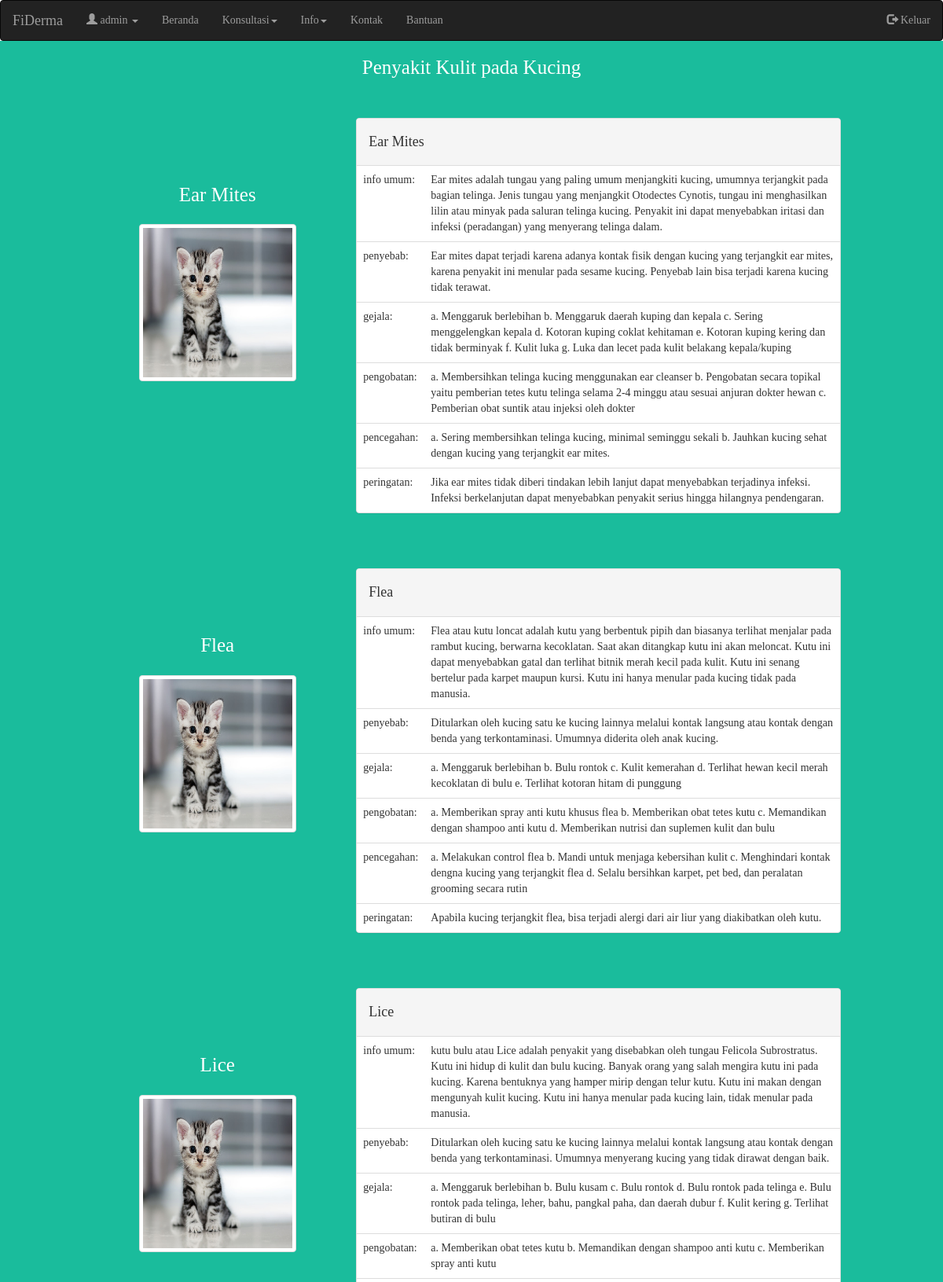
Page /info_penyakit/ (signed in, upper part) on the committed database.
### sitederma/models.py (models this page shows, shortened)
class InfoPenyakit(models.Model):
    kode_penyakit = models.CharField(max_length=5, null=True)
    nama_penyakit = models.CharField(max_length=30)
    info_umum = models.TextField()
    penyebab = models.TextField()
    gejala = models.TextField()
    pengobatan = models.TextField()
    pencegahan = models.TextField()
    peringatan = models.TextField(blank=True)

### sitederma/views.py (the view)
# urls.py: url(r'^info_penyakit/$', views.infopenyakit_view, name='infopenyakit'),
def infopenyakit_view(request):
    info_penyakit = InfoPenyakit.objects.all()
    gejala = ListGejala.objects.all()
    kode = Konsultasi.objects.all()
    context = {}
    context ['info_penyakit'] = info_penyakit
    context ['gejala'] = gejala
    context ['kode'] = kode
    return render(request, "sitederma/infopenyakit.html", context)

### sitederma/templates/sitederma/infopenyakit.html
{% extends 'sitederma/base.html' %}
{% load static %}
{% block content %}
<div class="container-fluid vitra-background-info-penyakit">
  <h4 class="vitra-tagline text-center">Penyakit Kulit pada Kucing</h4>
  <div style="margin-bottom: 20px;">
  {% for info_penyakit in info_penyakit %}
  <div class="row" style="margin-top: 50px;">
    <div class="col-md-1"></div>
    <div class="col-md-10">
      <div class="col-md-4 text-center" style="margin: 60px 0px; ">
        <div class="row vitra-tagline" style="margin-bottom: 20px;">
        {{ info_penyakit.nama_penyakit}}
        </div>
        <div class="row">
        <center><img src="{% static 'image/kucing.jpg'%}" class="thumbnail" width="200" height="200"/></center>
        </div>
      </div>
      <div class="col-md-8 text-left vitra-background-info">
      <div class="panel panel-default text-left">
       <div class="panel-heading">
         <h4>{{ info_penyakit.nama_penyakit}}</h4>
       </div>
        <table class="table table-info-penyakit">
          <tbody>
        <tr><td>info umum:</td><td>{{ info_penyakit.info_umum }}</td></tr>
        <tr><td>penyebab:</td><td> {{ info_penyakit.penyebab }}</td></tr>
        <tr><td>gejala:</td><td> {{ info_penyakit.gejala }}</td></tr>
        <tr><td>pengobatan:</td><td> {{ info_penyakit.pengobatan }}</td></tr>
        <tr><td>pencegahan:</td><td> {{ info_penyakit.pencegahan }}</td></tr>
        <tr><td>peringatan:</td><td> {{info_penyakit.peringatan }}</td></tr>
          </tbody>
      </table>
    </div>
  </div>
</div>
    <div class="col-md-1"></div>
  </div>
  {% endfor %}
</div>
</div>
{% endblock %}

### sitederma/templates/sitederma/base.html (shortened to what this page needs)
{% load static %}
<!DOCTYPE html>
<html lang="en">
<head>
  <link href="{% static 'bootstrap/css/bootstrap.min.css'%}" rel="stylesheet">
  <link href="{% static 'css/sitederma.css' %}" rel="stylesheet">
  <link rel="stylesheet" href="https://maxcdn.bootstrapcdn.com/font-awesome/4.7.0/css/font-awesome.min.css">
</head>
<body>
  <nav class="navbar navbar-inverse">
    <div class="container-fluid">
      <div class="navbar-header">
        <a class="navbar-brand" href="{% url 'sitederma:home_utama' %}">FiDerma</a>
      </div>
      {% if user.is_authenticated %}
      <ul class="nav navbar-nav">
        <li class="dropdown"><a class="dropdown-toggle" data-toggle="dropdown" href="{% url 'sitederma:profil' %}"><span class="glyphicon glyphicon-user "></span> {{request.user.username}} <span class="caret"></span></a>
        </li>
        <li><a href="{% url 'sitederma:home_utama' %}">Beranda</a></li>
        <li class="dropdown">
          <a class="dropdown-toggle" data-toggle="dropdown" href="#">Konsultasi<span class="caret"></span></a>
        </li>
        <li class="dropdown">
          <a class="dropdown-toggle" data-toggle="dropdown" href="#">Info<span class="caret"></span></a>
        </li>
        <li><a href="{% url 'sitederma:kontak' %}">Kontak</a></li>
        <li><a href="{% url 'sitederma:help'%}">Bantuan</a></li>
      </ul>
      <ul class="nav navbar-nav navbar-right">
        <li><a href="{% url 'sitederma:logout' %}"><span class="glyphicon glyphicon-log-out"></span> Keluar</a></li>
      </ul>
      {% endif %}
    </div>
  </nav>
      {% block content %}
      {% endblock %}
    </body>
</html>

### sitederma/static/css/sitederma.css (style rules this page uses)
.vitra-background-info-penyakit { min-height: 610px; background-color: #1abc9c; margin-top: -20px; }
.vitra-tagline { color: white; margin-top: 20px; font-size: 25px; }
body { font-family: 'Lucida Console', serif; margin: 0; width: 100%; height: 100%; }
h1, h2, h3, h4 { font-family: 'Lucida Console', serif; color: cobaltblue; }

### rows in the picture
InfoPenyakit: nama_penyakit "Ear Mites", info_umum "Ear mites adalah tungau yang paling umum menjangkiti kucing, umumnya terjangkit pada bagian telinga. Jenis tungau yang menjangkit Otodectes Cynotis, tungau ini menghasilkan lilin atau minyak pada saluran telinga kucing. Penyakit ini dapat menyebabkan iritasi dan infeksi (peradangan) yang menyerang telinga dalam.", penyebab "Ear mites dapat terjadi karena adanya kontak fisik dengan kucing yang terjangkit ear mites, karena penyakit ini menular pada sesame kucing. Penyebab lain bisa terjadi karena kucing tidak terawat.", gejala "a. Menggaruk berlebihan b. Menggaruk daerah kuping dan kepala c. Sering menggelengkan kepala d. Kotoran kuping coklat kehitaman e. Kotoran kuping kering dan tidak berminyak f. Kulit luka g. Luka dan lecet pada kulit belakang kepala/kuping", pengobatan "a. Membersihkan telinga kucing menggunakan ear cleanser b. Pengobatan secara topikal yaitu pemberian tetes kutu telinga selama 2-4 minggu atau sesuai anjuran dokter hewan c. Pemberian obat suntik atau injeksi oleh dokter", pencegahan "a. Sering membersihkan telinga kucing, minimal seminggu sekali b. Jauhkan kucing sehat dengan kucing yang terjangkit ear mites.", peringatan "Jika ear mites tidak diberi tindakan lebih lanjut dapat menyebabkan terjadinya infeksi. Infeksi berkelanjutan dapat menyebabkan penyakit serius hingga hilangnya pendengaran."
InfoPenyakit: nama_penyakit "Flea", info_umum "Flea atau kutu loncat adalah kutu yang berbentuk pipih dan biasanya terlihat menjalar pada rambut kucing, berwarna kecoklatan. Saat akan ditangkap kutu ini akan meloncat. Kutu ini dapat menyebabkan gatal dan terlihat bitnik merah kecil pada kulit. Kutu ini senang bertelur pada karpet maupun kursi. Kutu ini hanya menular pada kucing tidak pada manusia.", penyebab "Ditularkan oleh kucing satu ke kucing lainnya melalui kontak langsung atau kontak dengan benda yang terkontaminasi. Umumnya diderita oleh anak kucing.", gejala "a. Menggaruk berlebihan b. Bulu rontok c. Kulit kemerahan d. Terlihat hewan kecil merah kecoklatan di bulu e. Terlihat kotoran hitam di punggung", pengobatan "a. Memberikan spray anti kutu khusus flea b. Memberikan obat tetes kutu c. Memandikan dengan shampoo anti kutu d. Memberikan nutrisi dan suplemen kulit dan bulu", pencegahan "a. Melakukan control flea b. Mandi untuk menjaga kebersihan kulit c. Menghindari kontak dengna kucing yang terjangkit flea d. Selalu bersihkan karpet, pet bed, dan peralatan grooming secara rutin", peringatan "Apabila kucing terjangkit flea, bisa terjadi alergi dari air liur yang diakibatkan oleh kutu."
InfoPenyakit: nama_penyakit "Lice", info_umum "kutu bulu atau Lice adalah penyakit yang disebabkan oleh tungau Felicola Subrostratus. Kutu ini hidup di kulit dan bulu kucing. Banyak orang yang salah mengira kutu ini pada kucing. Karena bentuknya yang hamper mirip dengan telur kutu. Kutu ini makan dengan mengunyah kulit kucing. Kutu ini hanya menular pada kucing lain, tidak menular pada manusia.", penyebab "Ditularkan oleh kucing satu ke kucing lainnya melalui kontak langsung atau kontak dengan benda yang terkontaminasi. Umumnya menyerang kucing yang tidak dirawat dengan baik.", gejala "a. Menggaruk berlebihan b. Bulu kusam c. Bulu rontok d. Bulu rontok pada telinga e. Bulu rontok pada telinga, leher, bahu, pangkal paha, dan daerah dubur f. Kulit kering g. Terlihat butiran di bulu", pengobatan "a. Memberikan obat tetes kutu b. Memandikan dengan shampoo anti kutu c. Memberikan spray anti kutu"

### other values in the picture
{{ request.user.username }} "admin"
